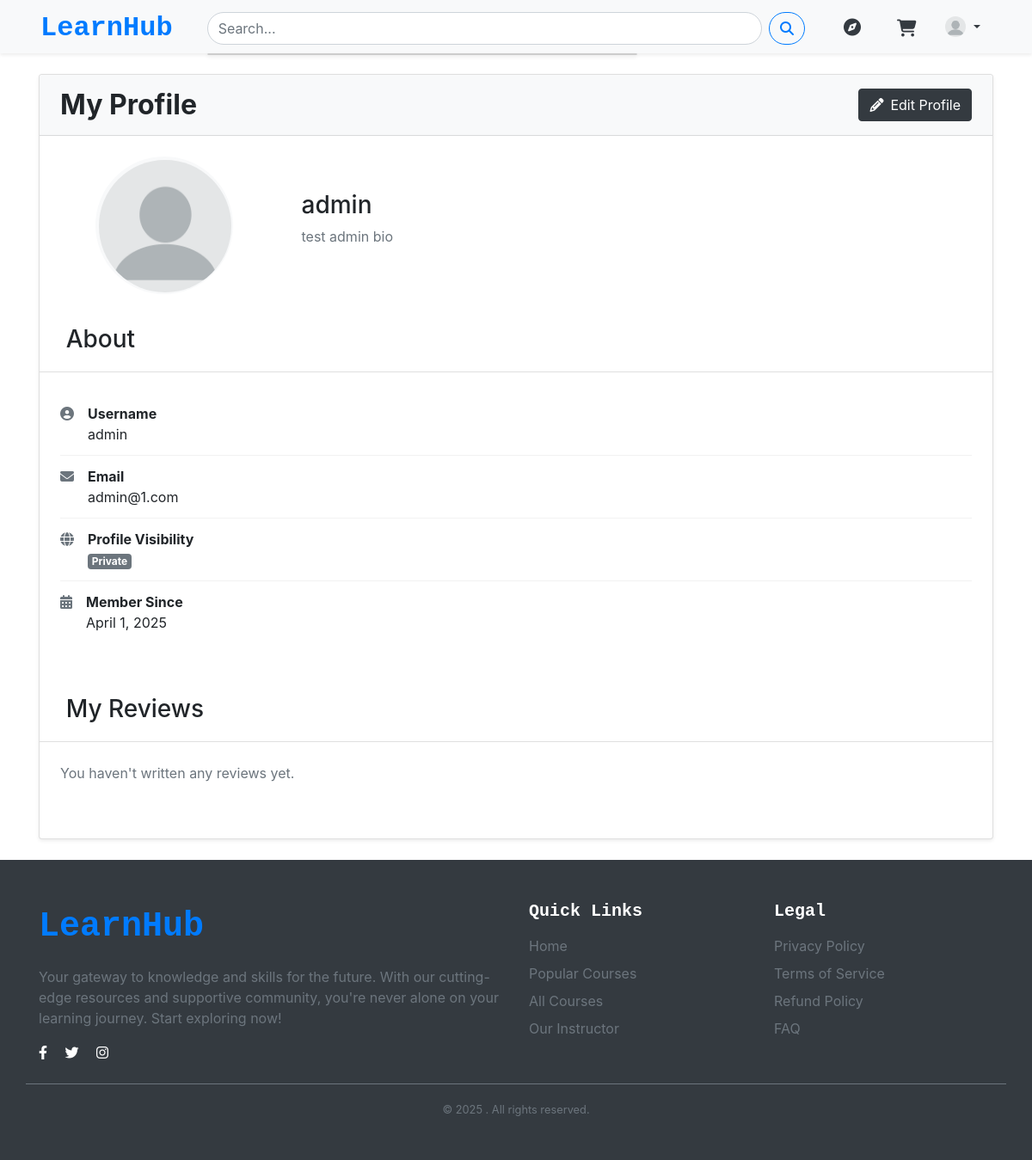
The page /users/profile/ (signed in) on the database as committed earlier.
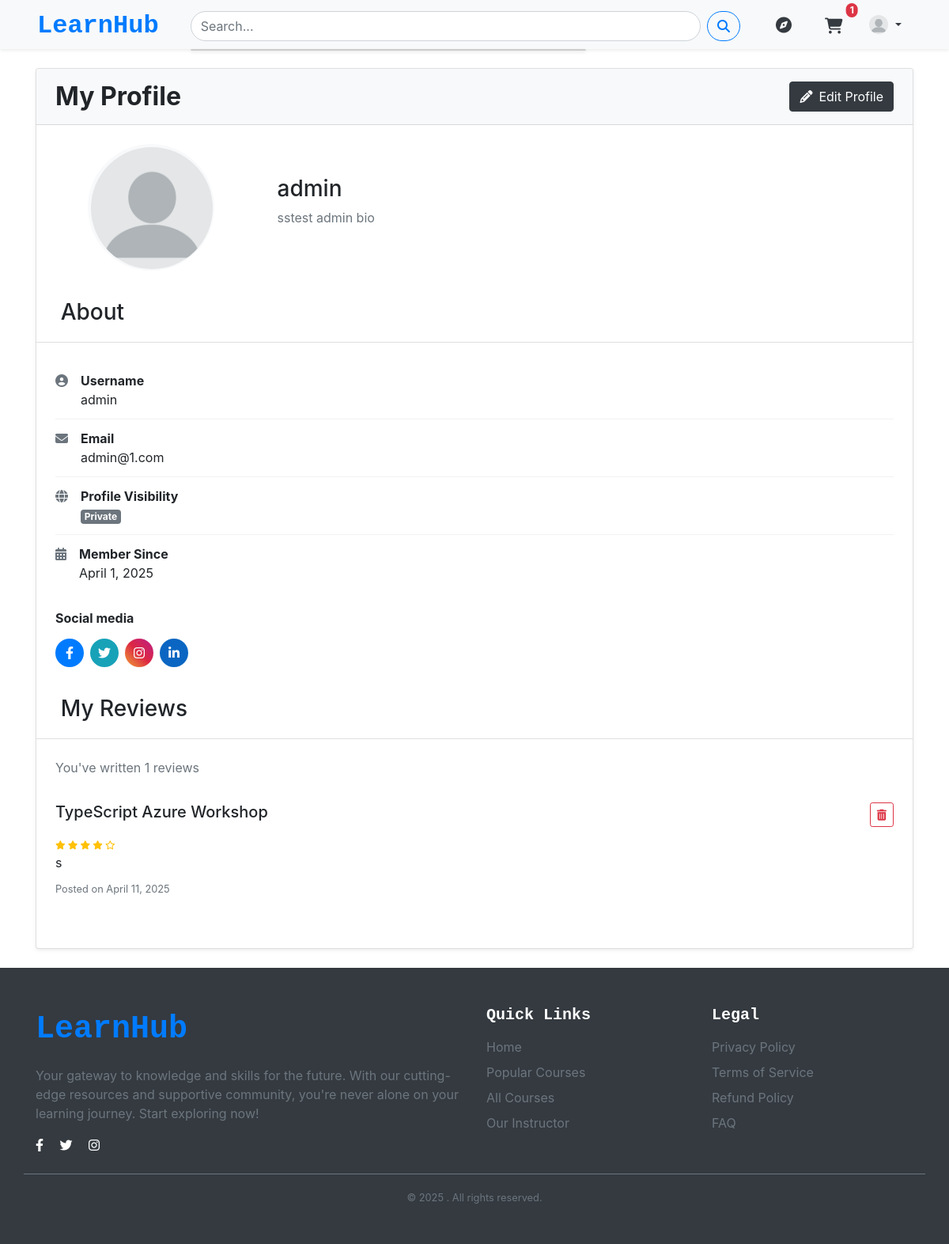
The same page on the database as committed later.
### users/models.py (models this page shows, shortened)
class CustomUser(AbstractUser):
    avatar = models.ImageField(upload_to='avatars/',default='blank_profile.png',blank=True)
    bio = models.TextField(blank=True)
    email = models.EmailField(unique=True)
    username = models.CharField(max_length=30,unique=False,blank=False)
    is_instructor = models.BooleanField(default=False)
    profile_public = models.BooleanField(default=False)
    USERNAME_FIELD = 'email'
    REQUIRED_FIELDS = ['username']
    objects = CustomUserManager()
    facebook_url = models.URLField(blank=True, null=True)
    twitter_url = models.URLField(blank=True, null=True)
    instagram_url = models.URLField(blank=True, null=True)
    linkedin_url = models.URLField(blank=True, null=True)

### courses/models.py (models this page shows, shortened)
class Review(models.Model):
    course = models.ForeignKey(Course, on_delete=models.CASCADE, related_name='reviews')
    student = models.ForeignKey(settings.AUTH_USER_MODEL, on_delete=models.CASCADE)
    rating = models.PositiveSmallIntegerField(choices=[(i, i) for i in range(1, 6)])
    comment = models.TextField(blank=True)
    created_at = models.DateTimeField(auto_now_add=True)

class Course(models.Model):
    title = models.CharField(max_length=200)
    description = models.TextField()
    category = models.ForeignKey(
        CourseCategory,
        on_delete=models.SET_NULL,
        null=True
    )
    tags = models.ManyToManyField(Tag, blank=True)
    instructor = models.ForeignKey(
        settings.AUTH_USER_MODEL,
        on_delete=models.CASCADE,
        related_name='taught_courses'
    )
    LEVEL_CHOICES = [
        ('BG', 'Beginner'),
        ('IM', 'Intermediate'),
        ('AD', 'Advanced'),
    ]
    price = models.DecimalField(max_digits=10, decimal_places=2)
    is_free = models.BooleanField(default=False)
    created_at = models.DateTimeField(auto_now_add=True)
    updated_at = models.DateTimeField(auto_now=True)
    is_published = models.BooleanField(default=False)
    level = models.CharField(max_length=2, choices=LEVEL_CHOICES, default='BG')
    thumbnail = models.ImageField(upload_to='course_thumbnails/')
    average_rating = models.FloatField(default=0.0)
    rating_count = models.PositiveIntegerField(default=0)

### users/views.py (the view)
# urls.py: path('profile/',views.profile,name='profile'),
@login_required(login_url='login')
def profile(request):
    user = request.user
    return render(request,'profile/profile.html',{'user':user})

### templates/profile/profile.html (shortened to what the changed rows need)
{% extends 'base.html' %}
{% load static %}
{% block content %}
<div class="container py-4">
    <div class="row justify-content-center">
        <div class="col-lg-12">
            <div class="card shadow-sm">
                <div class="card-header bg-light px-4 py-3">
                    <div class="d-flex justify-content-between align-items-center">
                        <h2 class="mb-0 fw-bold">My Profile</h2>
                    </div>
                </div>
                <div class="card-body p-0">
                    <div class="row align-items-center p-4">
                        <div class="col-md-3 text-center mb-4 mb-md-0">
                            <div class="avatar-wrapper rounded-circle bg-light p-1 mx-auto" style="width: 160px; height: 160px;">
                                {% if user.avatar %}
                                    <img src="{{ user.avatar.url }}"
                                         alt="{{ user.username }}"
                                         class="rounded-circle"
                                         width="154" height="154"
                                         style="object-fit: cover;">
                                {% else %}
                                    <img src="{% static 'images/blank_profile.png' %}"
                                         alt="default avatar"
                                         class="rounded-circle"
                                         width="154" height="154"
                                         style="object-fit: cover;">
                                {% endif %}
                            </div>
                        </div>
                        <div class="col-md-9">
                            <div class="d-flex flex-column h-100">
                                <div class="pt-3 mb-3 ml-2">
                                    <h2 class="h3 mb-2">
                                        {{ user.get_full_name|default:user.username }}
                                    </h2>
                                    <div class="text-muted mb-3">
                                        {% if user.bio %}
                                            <p class="mb-0">{{ user.bio }}</p>
                                        {% else %}
                                            <p class="mb-0 text-muted">No bio added yet.</p>
                                        {% endif %}
                                    </div>
                                </div>
                            </div>
                        </div>
                    </div>
                    <div class="profile-card">
                        <div class="card-body p-4">
                            <ul class="list-unstyled mb-0">
                                <li class="info-item d-flex">
                                    <div>
                                        <strong>Username</strong>
                                        <div>{{ user.username }}</div>
                                    </div>
                                </li>
                                <li class="info-item d-flex">
                                    <div>
                                        <strong>Email</strong>
                                        <div>{{ user.email }}</div>
                                    </div>
                                </li>
                                <li class="info-item d-flex">
                                    <div>
                                        <strong>Member Since</strong>
                                        <div>{{ user.date_joined|date:"F j, Y" }}</div>
                                    </div>
                                </li>
                            </ul>
                        </div>
                        {% if user.facebook_url or user.twitter_url or user.instagram_url or user.linkedin_url %}
                        <div class="px-4 ">
                            <h6 class="fw-bold mb-3">Social media</h6>
                            <div class="d-flex gap-2">
                                {% if user.facebook_url %}
                                    <a href="{{ user.facebook_url }}" target="_blank" class="social-icon bg-primary text-white">
                                        <i class="fab fa-facebook-f"></i>
                                    </a>
                                {% endif %}
                                {% if user.twitter_url %}
                                    <a href="{{ user.twitter_url }}" target="_blank" class="social-icon bg-info text-white">
                                        <i class="fab fa-twitter"></i>
                                    </a>
                                {% endif %}
                                {% if user.instagram_url %}
                                    <a href="{{ user.instagram_url }}" target="_blank" class="social-icon bg-gradient-instagram text-white">
                                        <i class="fab fa-instagram"></i>
                                    </a>
                                {% endif %}
                                {% if user.linkedin_url %}
                                    <a href="{{ user.linkedin_url }}" target="_blank" class="social-icon bg-linkedin text-white">
                                        <i class="fab fa-linkedin-in"></i>
                                    </a>
                                {% endif %}
                            </div>
                        </div>
                        {% endif %}
                    </div>
                    <div class="profile-card">
                        <div class="card-body p-4">
                            {% if user.review_set.all %}
                                <div class="mb-3">
                                    <span class="text-muted">You've written {{ user.review_set.count }} reviews</span>
                                </div>
                                {% for review in user.review_set.all %}
                                <div class="review-item">
                                    <div class="d-flex justify-content-between align-items-start mb-2">
                                        <h5>{{ review.course.title }}</h5>
                                        <div>
                                            <form method="POST" action="{% url 'delete_review' review.id %}" class="d-inline">
                                                <button type="submit" class="btn btn-sm btn-outline-danger" >
                                                    <i class="fas fa-trash-alt"></i>
                                                </button>
                                            </form>
                                        </div>
                                    </div>
                                    <div class="rating-stars d-inline-block me-2">
                                        {% for i in "12345" %}
                                            {% if forloop.counter <= review.rating %}
                                                <i class="fas fa-star"></i>
                                            {% else %}
                                                <i class="far fa-star"></i>
                                            {% endif %}
                                        {% endfor %}
                                    </div>
                                    <p class="mb-2">{{ review.comment }}</p>
                                    <small class="text-muted">Posted on {{ review.created_at|date:"F j, Y" }}</small>
                                </div>
                                {% endfor %}
                            {% else %}
                                <p class="text-muted">You haven't written any reviews yet.</p>
                            {% endif %}
                        </div>
                    </div>
                </div>
            </div>
        </div>
    </div>
</div>
{% endblock %}

### templates/include/nav.html (shortened to what this page needs)
{% load static%}
{% load course_extras %}
<link rel="stylesheet" href="https://cdn.jsdelivr.net/npm/bootstrap@4.4.1/dist/css/bootstrap.min.css">
<nav class="shadow-sm navbar navbar-expand-lg navbar-light bg-light shadow-sm sticky-top pt-1 pb-0">
    <div class="container-fluid mx-3 d-flex justify-content-between">
      <a class="navbar-brand mb-0 fs-2 fw-bold font-monospace text-primary" href="/"> LearnHub
      </a>
      <div class="collapse navbar-collapse" id="navbarNav">
        <div class="d-flex mx-lg-4 flex-lg-grow-1">
          <form class="w-100" role="search" method="GET" action="{% url 'search_courses' %}">
            <div class="input-group">
              <input class="form-control rounded-pill py-2 search-bar" type="search" name="q" placeholder="Search..."
                aria-label="Search">
              <button class="btn btn-outline-primary rounded-pill ms-2" type="submit">
                <i class="fas fa-search"></i>
              </button>
            </div>
            <div class="suggestions"
              style="position: absolute; z-index: 1000; background: white; border: 1px solid #ccc; width: 100%; max-width: 500px; box-shadow: 0 2px 5px rgba(0,0,0,0.1); border-radius: 5px; font-size: 14px;">
            </div>
          </form>
        </div>
        <div class="d-flex align-items-center justify-content-between">
          <a href="{% url 'course_list' %}?subject=all" class="btn btn-link text-dark mx-2 d-none d-lg-block" title="Explore">
            <i class="fas fa-compass fs-5"></i>
          </a>
          {% if user.is_authenticated %}
            <div class="d-flex">
              <a href="{% url 'view_cart' %}" class="btn btn-link text-dark position-relative mx-2" title="Cart">
                <i class="fas fa-shopping-cart fs-5 pt-1"></i>
                {% with cart_items=user.cart.items.count %}
                  {% if cart_items > 0 %}
                    <span class="position-absolute top-0 start-100 translate-middle badge rounded-pill bg-danger">
                      {{ cart_items }}
                    </span>
                  {% endif %}
                {% endwith %}
              </a>
              <div class="dropdown">
                <a class="btn btn-link text-dark dropdown-toggle" href="#" role="button" id="userDropdown" data-bs-toggle="dropdown" aria-expanded="false">
                  <img src="{{ user.avatar.url }}" class="rounded-circle mb-1" style="width: 24px; height: 24px;">
                </a>
              </div>
            </div>
          {% else %}
            <div class="btn-group d-flex my-2" role="group">
              <a href="{% url 'login' %}" class="btn btn-outline-secondary ms-2">Login</a>
              <a href="{% url 'signup' %}" class="btn btn-dark me-2">Sign Up</a>
            </div>
          {% endif %}
        </div>
      </div>
    </div>
</nav>

Rows that differ between the two databases and show on the page:
changed CustomUser "admin": bio "test admin bio" → "sstest admin bio"; facebook_url empty → "https://None.com" (drawn); twitter_url empty → "https://None.com" (drawn); instagram_url empty → "https://None.com" (drawn); linkedin_url empty → "https://None.com" (drawn); review_set.count (not shown) → "1"
added Review: course "TypeScript Azure Workshop", rating 4 (drawn), comment "s", created_at "April 11, 2025"
Other text that changed with them:
{{ cart_items }}: (not shown) → "1"
text no longer shown: "You haven't written any reviews yet."
text now shown: "Social media You've written reviews"
